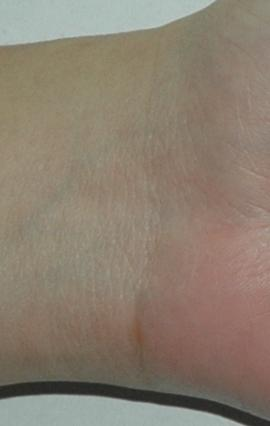
#> input picture img/SEToriginalWristImages/SET1/0003_01_01_01_695_836_270_426_L.jpg, 270 x 426 px, given in place of mask0001_01_01_02_863_695_288_408_binTree_L.jpg, which was not available
$ python main.py
#> lines starting #> are read from the running program, lines starting #| are printed output that depends on the picture; after the words box and inside, x2 and y2 are one past the last pixel; in counts of white or black regions, pixels touching at a corner belong together; pictures that were not available may be replaced by others from this repository, and a replacement may not be noted
from skimage.segmentation import slic
from skimage.segmentation import mark_boundaries
from skimage.exposure import adjust_gamma
from skimage.measure import regionprops
from skimage.filters import gaussian, sobel_h, sobel_v, laplace
from skimage.color import rgb2gray, rgb2hsv, rgb2lab, rgb2xyz, rgb2ycbcr, rgb2yiq
import matplotlib.pyplot as plt
from skimage.transform import resize
import numpy as np
from math import ceil, atan
from scipy import ndimage
from sklearn import model_selection
from sklearn.ensemble import BaggingClassifier
from sklearn.tree import DecisionTreeClassifier
from os import listdir
import time
from random import randint

PIXEL_MAX_VAL = 255


def get_adjacency_matrix(segments: np.array):
    # slic returns labels from 0 to n
    n = segments.max() + 1
    r = np.zeros((n, n))

    x, y = segments.shape

    # horizontally iterate over pixels
    for i in range(x):
        for j in range(0, y - 1):
            seg1 = segments[i][j]
            seg2 = segments[i][j + 1]
            if seg1 != seg2:
                r[seg1][seg2] = 1
                r[seg2][seg1] = 1

    # vertically iterate over pixels
    for j in range(y):
        for i in range(0, x - 1):
            seg1 = segments[i][j]
            seg2 = segments[i + 1][j]
            if seg1 != seg2:
                r[seg1][seg2] = 1
                r[seg2][seg1] = 1

    return r


def get_differenceOfGaussians(img, sigma1, sigma2):
    filter1_size = 2 * ceil(3 * sigma1) + 1
    filter2_size = 2 * ceil(3 * sigma2) + 1

    min_val = img.min()
    max_val = img.max()
    img = (img - min_val) / (max_val - min_val) * 255

    return gaussian(img, sigma=sigma1) - gaussian(img, sigma=sigma2)


def get_7_gradient_maps(imgRGB):
    gamma = 0.4
    y = rgb2gray(adjust_gamma(imgRGB, gamma))
    gray = np.copy(y)
    y = get_differenceOfGaussians(y, 1, 2)
    # what is a?
    a = 0.1
    # why 3 ? why not 4?
    t = np.ones(y.shape) * 3
    # what is happening in below 3 lines?
    y = np.divide(y, np.mean(((abs(y)) ** a)) ** (1 / a))
    y = np.divide(y, np.mean((np.minimum(abs(y), t)) ** a) ** (1 / a))
    imgNorm = y * np.tanh(np.divide(y, t))

    imgLAB = rgb2lab(imgRGB)
    L = imgLAB[:, :, 0]
    A = imgLAB[:, :, 1]
    B = imgLAB[:, :, 2]
    # why 2.2?
    _lambda = 2.2
    S = np.sqrt((L - np.mean(L))**2 + (_lambda * (A - np.mean(A)))
                ** 2 + (_lambda * (B - np.mean(B)))**2)
    Smax = np.max(S)
    Smin = np.min(S)
    labNorm = (S - Smin) / (Smax - Smin)

    imgGx = sobel_h(gray)
    imgGy = sobel_v(gray)
    laplacian = laplace(gray)

    l1 = np.array([[0, -1, 0], [0, 2, 0], [0, -1, 0]])
    l2 = np.array([[0, 0, 0], [-1, 2, -1], [0, 0, 0]])
    lapX = ndimage.convolve(gray, l1)
    lapY = ndimage.convolve(gray, l2)

    # [9 lines of commented-out code are left out]
    return np.array([labNorm, imgNorm, imgGx, imgGy, laplacian, lapX, lapY])


def extract_superpixel_features(stats, img, adj_matrix, binaryCropMask):

    imgHSV = rgb2hsv(img)
    imgLAB = rgb2lab(img)
    imgYCbCr = rgb2ycbcr(img) / PIXEL_MAX_VAL
    imgYIQ = rgb2yiq(img)

    # set pixel range to [0,1]
    imgRGB = img / PIXEL_MAX_VAL
    imgRGBsum = np.sqrt(np.sum(np.square(imgRGB), axis=0))
    # broadcasting will make division in 3 channels
    imgRGBnorm = np.divide(imgRGB, imgRGBsum)

    gradient_maps = get_7_gradient_maps(imgRGB)
    minCoverPercentage = 0.5
    color_spaces = [imgRGB, imgRGBnorm, imgLAB, imgHSV, imgYCbCr, imgYIQ]


    features = []
    for i, s in enumerate(stats):
        # get features of superpixels inside a mask
        if s.area <= 0 or np.mean(binaryCropMask[s.coords[:, 0], s.coords[:, 1]]) <= minCoverPercentage:
            continue
        feature = []
        # put coords of superpixel as a feature
        # feature.append(s.centroid[0])
        # feature.append(s.centroid[1])

        # get features of 8 neighbors and itself
        neighbors = get8neighbors4_superpixel(stats, adj_matrix, i)
        neighbors.append(i)
        for color_space in color_spaces:
            for nei in neighbors:
                for channel in range(3):
                    coords = stats[nei].coords
                    color_values = color_space[coords[:,
                                                      0], coords[:, 1], channel]
                    feature.append(np.mean(color_values))
                    feature.append(np.var(color_values))

        for gradient_map in gradient_maps:
            for nei in neighbors:
                coords = stats[nei].coords
                values = gradient_map[coords[:, 0], coords[:, 1]]
                feature.append(np.mean(values))
                feature.append(np.var(values))
        features.append(feature)

    return features

# superpix is 0 based label of superpixel
# stats is ordered by label (asc)


def get8neighbors4_superpixel(stats, adj_matrix, superpix):
    neighborhood = adj_matrix[superpix, :]
    neighbor_idxs = np.nonzero(neighborhood)[0]

    up_neighbors = []
    up_cnt = 0
    down_neighbors = []
    down_cnt = 0
    right_neighbors = []
    right_cnt = 0
    left_neighbors = []
    left_cnt = 0

    slope_threshold = 0.5

    for nei in neighbor_idxs:
        x1, y1 = stats[superpix].centroid
        x2, y2 = stats[nei].centroid
        slope = abs((y2 - y1) / (x2 - x1 + 1e-5))
        if slope > slope_threshold:
            if y2 > y1:
                up_neighbors.append({'idx': nei, 'area': stats[nei].area})
                up_cnt = up_cnt + 1
            else:
                down_neighbors.append({'idx': nei, 'area': stats[nei].area})
                down_cnt = down_cnt + 1
        else:
            if x2 > x1:
                right_neighbors.append({'idx': nei, 'area': stats[nei].area})
                right_cnt = right_cnt + 1
            else:
                left_neighbors.append({'idx': nei, 'area': stats[nei].area})
                left_cnt = left_cnt + 1

    # sort them by area and get the first 2
    up_neighbors.sort(key=lambda x: x['area'], reverse=True)
    up_neighbors = up_neighbors[:2]
    up_neighbors = [x['idx'] for x in up_neighbors]

    down_neighbors.sort(key=lambda x: x['area'], reverse=True)
    down_neighbors = down_neighbors[:2]
    down_neighbors = [x['idx'] for x in down_neighbors]

    right_neighbors.sort(key=lambda x: x['area'], reverse=True)
    right_neighbors = right_neighbors[:2]
    right_neighbors = [x['idx'] for x in right_neighbors]

    left_neighbors.sort(key=lambda x: x['area'], reverse=True)
    left_neighbors = left_neighbors[:2]
    left_neighbors = [x['idx'] for x in left_neighbors]
    all_neighbors = [up_neighbors, down_neighbors,
                     right_neighbors, left_neighbors]

    for i in range(len(all_neighbors)):
        # if there is no any neighbor
        if len(all_neighbors[i]) == 0:
            all_neighbors[i] = [superpix, superpix]
            # if there is only 1 neighbor
        if len(all_neighbors[i]) == 1:
            all_neighbors[i].append(all_neighbors[i][0])

    return all_neighbors[0] + all_neighbors[1] + all_neighbors[2] + all_neighbors[3]


def trainEoT():
    imgs_path = 'C:\\Users\\yusuf\\Desktop\\bilkent ms\\cs 579\\project\\NTU-Wrist-Image-Database-v1\\SEToriginalWristImages\\SET1'
    masks_path = 'C:\\Users\\yusuf\\Desktop\\bilkent ms\\cs 579\\project\\NTU-Wrist-Image-Database-v1\\SETsegmentedWristImages\\SET1\\mask'
    imgs = listdir(imgs_path)
    num_feature = 450
    X1 = np.array([])
    X2 = np.array([])

    start_time = time.time()
    for img in imgs[:10]:
        mask_file_name = 'mask' + img[:-6] + '_binTree' + img[-6:]
        mask = read_img(masks_path + '\\' + mask_file_name)
#> in read_img, img is the input picture: shape (426, 270, 3); mean R, G, B 138.9, 126.4, 111.7
        img_path = imgs_path + '\\' + img
        x1 = np.array(getSuperpixelFeaturesFromRegion(img_path, mask != 0))
        x2 = np.array(getSuperpixelFeaturesFromRegion(img_path, mask == 0))

        if X1.shape[0] == 0:
            X1 = x1
        else:
            X1 = np.concatenate((X1, x1))
        if X2.shape[0] == 0:
            X2 = x2
        else:
            X2 = np.concatenate((X2, x2))

        print(time.time() - start_time)

    Y1 = np.ones((X1.shape[0], ))
    Y2 = np.zeros((X2.shape[0], ))
    print('y1 shape: ' + str(Y1.shape[0]))
    print('y2 shape: ' + str(Y2.shape[0]))
    Y = np.concatenate((Y1, Y2))
    X = np.concatenate((X1, X2))

    seed, fold_count = 7, 10
    kfold = model_selection.KFold(n_splits=fold_count, random_state=seed)
    cart = DecisionTreeClassifier()
    num_trees = 10
    model = BaggingClassifier(
        base_estimator=cart, n_estimators=num_trees, random_state=seed)
    results = model_selection.cross_val_score(model, X, Y, cv=kfold)
    print('-------------------------------------')
    print(results.mean())

# read image and make height 200px


def read_img(fname, img_height=200):
    img = plt.imread(fname)
    # preserve aspect ratio during resize
    wid = ceil(img_height * img.shape[1] / img.shape[0])
    return resize(img, (img_height, wid), preserve_range=True)


def getSuperpixelFeaturesFromRegion(fname, binaryCropMask):
    img_height = 200
    img = read_img(fname, img_height)
#> call 2 of read_img, with img_height = 200
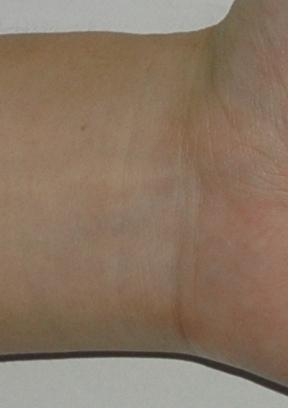
#> input picture img/SEToriginalWristImages/SET1/0001_01_01_02_863_695_288_408_L.jpg, 288 x 408 px, found by its file name
#> in read_img, img is the input picture: shape (408, 288, 3); mean R, G, B 138.5, 118.2, 99.7

    num_superpixel = 200
    compactness = 8
    segments = slic(img, n_segments=num_superpixel, compactness=compactness)

    # plt.imshow(mark_boundaries(img, segments))
    # plt.show()

    adj_matrix = get_adjacency_matrix(segments)
    # region props ignore labels with 0 but slic labels are 0 indexed
    stats = regionprops(segments + 1)

    return extract_superpixel_features(stats, img, adj_matrix, binaryCropMask)


def test_adj_matrix(n):

    imgs_path = 'C:\\Users\\yusuf\\Desktop\\bilkent ms\\cs 579\\project\\NTU-Wrist-Image-Database-v1\\SEToriginalWristImages\\SET1'
    masks_path = 'C:\\Users\\yusuf\\Desktop\\bilkent ms\\cs 579\\project\\NTU-Wrist-Image-Database-v1\\SETsegmentedWristImages\\SET1\\mask'
    imgs = listdir(imgs_path)
    curr_img = imgs[randint(0, len(imgs)-1)]
    img = read_img(imgs_path + '\\' + curr_img)
    num_superpixel, compactness = 200, 8
    segments = slic(img, n_segments=num_superpixel, compactness=compactness)

    neig = np.ones(segments.shape)
    adj_matrix = get_adjacency_matrix(segments)

    for i in range(n):
        img2 = np.array(img)
        a_segment = randint(0, len(adj_matrix)-1)
        nei = np.nonzero(adj_matrix[a_segment, :])[0]
        pic = np.full(segments.shape, False, dtype=bool)
        for n in nei:
            pic = pic | (segments == n)

        # make this superpixel red
        img2[segments == a_segment] = np.array([1, 0, 0])
        # make neigbors blue
        img2[pic] = np.array([0, 0, 1])
        plt.title(str(imgs[randint(0, len(imgs)-1)]) +
                  ' superpixel: ' + str(a_segment))
        plt.imshow(mark_boundaries(img2, segments))
        plt.show()

# test_adj_matrix(20)


fname = 'img\\SEToriginalWristImages\\SET1\\0001_01_01_02_863_695_288_408_L.jpg'
# getSuperpixelFeaturesFromFile(fname)
trainEoT()
#> in getSuperpixelFeaturesFromRegion, `segments = slic(img, n_segments=num_superpixel, compactness=compactness)`:
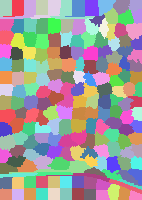
#> segments: shape (200, 142) int64; 188 distinct labels, from 1 to 188; one colour per label, 0 black
#> in get_adjacency_matrix, `n = segments.max() + 1`: n = 189
#> after the loop in get_adjacency_matrix, `for i in range(x):`:
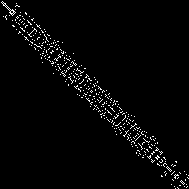
#> r: shape (189, 189) float64; values 0 (black) and 1 (white), 2.5% white in thin lines or dots
#> after the loop in get_adjacency_matrix, `for j in range(y):`:
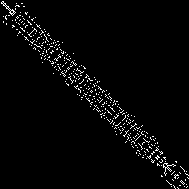
#> r: shape (189, 189) float64; values 0 (black) and 1 (white), 2.8% white in thin lines or dots
#> in getSuperpixelFeaturesFromRegion, `stats = regionprops(segments + 1)`: stats = 188 regions; largest, box (x1, y1, x2, y2) and area: (9, 160, 93, 174) 332, (50, 0, 95, 19) 285, (0, 0, 36, 19) 263, (30, 0, 61, 19) 259, (65, 0, 85, 17) 228
#> in extract_superpixel_features, `imgHSV = rgb2hsv(img)`: imgHSV: shape (200, 142, 3) float64; mean of channels 0, 1, 2 0.1, 0.3, 138.7
#> in extract_superpixel_features, `imgLAB = rgb2lab(img)`: imgLAB: shape (200, 142, 3) float64; mean of channels 0, 1, 2 5156.7, 459.8, 1153.4
#> in extract_superpixel_features, `imgYCbCr = rgb2ycbcr(img) / PIXEL_MAX_VAL`: imgYCbCr: shape (200, 142, 3) float64; mean of channels 0, 1, 2 105, -10.6, 10.8
#> in extract_superpixel_features, `imgYIQ = rgb2yiq(img)`: imgYIQ: shape (200, 142, 3) float64; mean of channels 0, 1, 2 122.2, 18.1, -1.4
#> in extract_superpixel_features, `imgRGBsum = np.sqrt(np.sum(np.square(imgRGB), axis=0))`: imgRGBsum = 142 rows, first 8: [7.93, 6.93, 5.97], [7.92, 6.91, 5.96], [7.9, 6.9, 5.95], [7.92, 6.92, 5.97], [7.93, 6.93, 5.98], [7.96, 6.95, 6], [7.96, 6.95, 6], [7.94, 6.95, 5.99]
#> in get_7_gradient_maps, `y = rgb2gray(adjust_gamma(imgRGB, gamma))`:
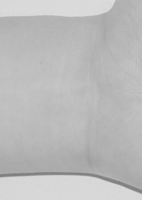
#> y: shape (200, 142) float64; min 0.491, max 0.866, mean 0.738
#> in get_differenceOfGaussians, `min_val = img.min()`: min_val = 0.491
#> in get_differenceOfGaussians, `max_val = img.max()`: max_val = 0.866
#> in get_7_gradient_maps, `imgLAB = rgb2lab(imgRGB)`: imgLAB: shape (200, 142, 3) float64; mean of channels 0, 1, 2 51, 5.2, 13.3
#> in get_7_gradient_maps, `S = np.sqrt((L - np.mean(L))**2 + (_lambda * (A - np.mean(A))) ** 2 + ..`:
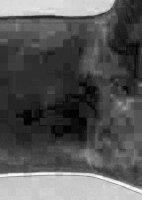
#> S: shape (200, 142) float64; min 0.136, max 41.17, mean 14.1; drawn with min black and max white
#> in get_7_gradient_maps, `Smax = np.max(S)`: Smax = 41.17
#> in get_7_gradient_maps, `Smin = np.min(S)`: Smin = 0.136
#> in get_7_gradient_maps, `lapY = ndimage.convolve(gray, l2)`:
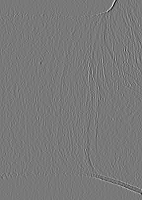
#> lapY: shape (200, 142) float64; min -0.109, max 0.12, mean -1.37e-20; drawn with min black and max white
#> the loop in extract_superpixel_features, `for i, s in enumerate(stats):` made 10 passes
#> (up_neighbors in get8neighbors4_superpixel, down_neighbors in get8neighbors4_superpixel) on passes 3, 5, 8: ([3], [1]), ([5], [3]), ([8], [6])
#> (neighbor_idxs in get8neighbors4_superpixel, right_neighbors in get8neighbors4_superpixel) on passes 4, 7: ([1, 2, 4, 5, 16, 21, 22], [16]), ([5, 7, 8, 15, 18, 19, 23, 24], [23])
#> after the loop in extract_superpixel_features, `for i, s in enumerate(stats):`: features = 9 items
#> (the run stopped early here; a loop or call above may not have finished)
